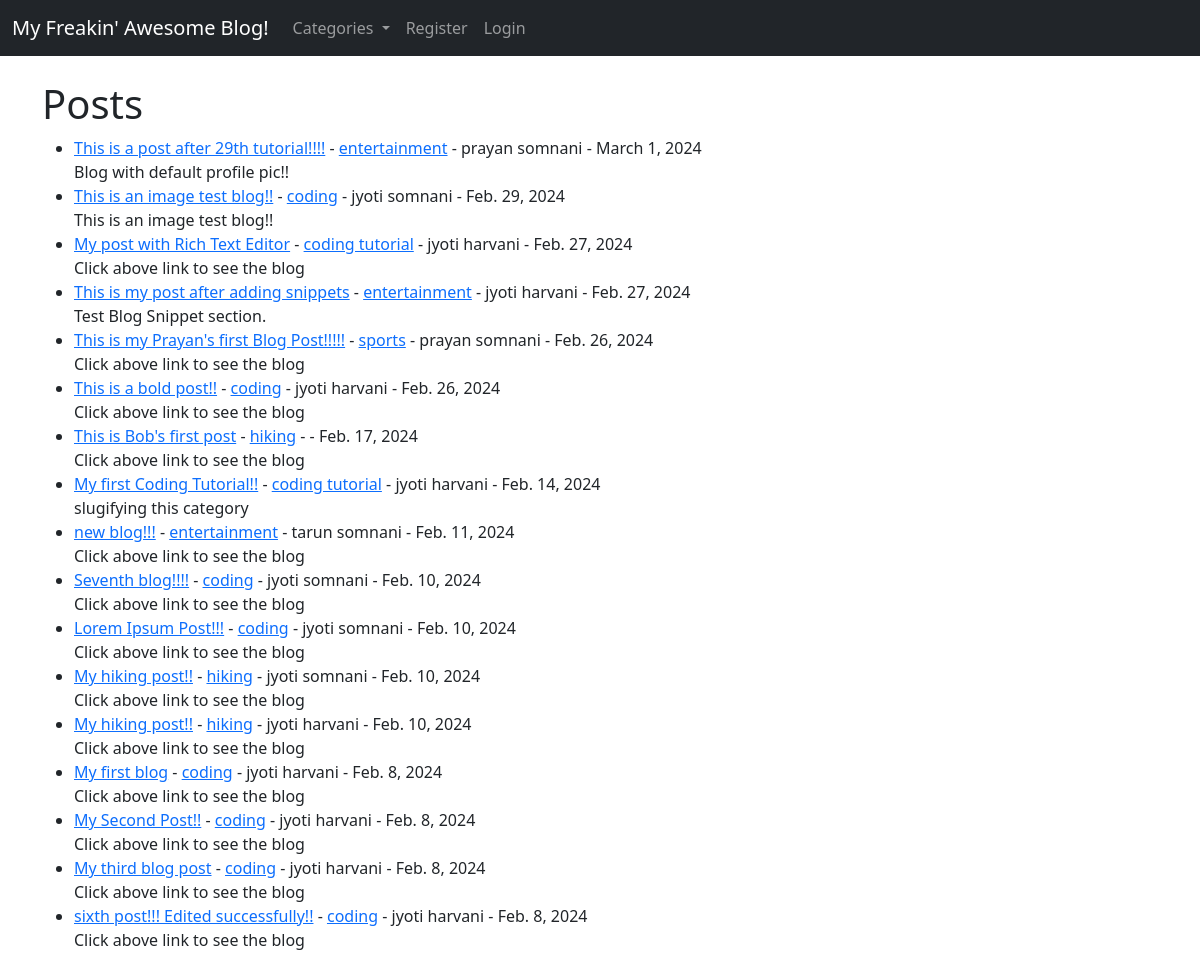
The page / on the database its author committed.
### theblog1/models.py (models this page shows, shortened)
class Post(models.Model):
	title=models.CharField(max_length=255)
	header_image=models.ImageField(null = True, blank = True, upload_to = 'images/')
	title_tag=models.CharField(max_length=255)
	author=models.ForeignKey(User,on_delete=models.CASCADE)
	body=RichTextField(blank = True, null = True)
	post_date=models.DateField(auto_now_add=True)
	category=models.CharField(max_length=255,default='coding')
	likes = models.ManyToManyField(User,related_name='blog_posts')
	snippet=models.CharField(max_length=255,default='Click above link to see the blog')

### theblog1/views.py (the view)
# urls.py: path('',HomeView.as_view(),name='home'),
class HomeView(ListView):
	model = Post
	template_name = 'home.html'
	ordering = ['-post_date']
	def get_context_data(self, *args, **kwargs):
		cat_menu = Category.objects.all().order_by('name')
		context = super(HomeView,self).get_context_data()
		context["cat_menu"] = cat_menu
		return context

### theblog1/models.py (called while the page is built)
	def __str__(self):
		return self.name

### theblog1/templates/home.html (shortened to what this page needs)
{% extends 'base.html' %}
{% block content %}
<h1>Posts</h1>
<ul>
{% for post in object_list %}
	<li><a href="{% url 'article-detail' post.pk %}">
	{{ post.title }}</a> -
	<a href="{% url 'category' post.category|slugify %}">{{ post.category}}</a> -
	{{ post.author.first_name}}
	{{ post.author.last_name}} -
	{{ post.post_date}}
	<br/>
	{{ post.snippet }}
	</li>
{% endfor %}
</ul>
{% endblock %}

### rows shown on the page
Post: title "This is a post after 29th tutorial!!!!", category "entertainment", author.first_name "prayan", author.last_name "somnani", post_date "March 1, 2024", snippet "Blog with default profile pic!!"
Post: title "This is an image test blog!!", category "coding", author.first_name "jyoti", author.last_name "somnani", post_date "Feb. 29, 2024", snippet "This is an image test blog!!"
Post: title "My post with Rich Text Editor", category "coding tutorial", author.first_name "jyoti", author.last_name "harvani", post_date "Feb. 27, 2024", snippet "Click above link to see the blog"
Post: title "This is my post after adding snippets", category "entertainment", author.first_name "jyoti", author.last_name "harvani", post_date "Feb. 27, 2024", snippet "Test Blog Snippet section."
Post: title "This is my Prayan's first Blog Post!!!!!", category "sports", author.first_name "prayan", author.last_name "somnani", post_date "Feb. 26, 2024", snippet "Click above link to see the blog"
Post: title "This is a bold post!!", category "coding", author.first_name "jyoti", author.last_name "harvani", post_date "Feb. 26, 2024", snippet "Click above link to see the blog"
Post: title "This is Bob's first post", category "hiking", post_date "Feb. 17, 2024", snippet "Click above link to see the blog"
Post: title "My first Coding Tutorial!!", category "coding tutorial", author.first_name "jyoti", author.last_name "harvani", post_date "Feb. 14, 2024", snippet "slugifying this category"
Post: title "new blog!!!", category "entertainment", author.first_name "tarun", author.last_name "somnani", post_date "Feb. 11, 2024", snippet "Click above link to see the blog"
Post: title "Seventh blog!!!!", category "coding", author.first_name "jyoti", author.last_name "somnani", post_date "Feb. 10, 2024", snippet "Click above link to see the blog"
Post: title "Lorem Ipsum Post!!!", category "coding", author.first_name "jyoti", author.last_name "somnani", post_date "Feb. 10, 2024", snippet "Click above link to see the blog"
Post: title "My hiking post!!", category "hiking", author.first_name "jyoti", author.last_name "somnani", post_date "Feb. 10, 2024", snippet "Click above link to see the blog"
Post: title "My hiking post!!", category "hiking", author.first_name "jyoti", author.last_name "harvani", post_date "Feb. 10, 2024", snippet "Click above link to see the blog"
Post: title "My first blog", category "coding", author.first_name "jyoti", author.last_name "harvani", post_date "Feb. 8, 2024", snippet "Click above link to see the blog"
Post: title "My Second Post!!", category "coding", author.first_name "jyoti", author.last_name "harvani", post_date "Feb. 8, 2024", snippet "Click above link to see the blog"
Post: title "My third blog post", category "coding", author.first_name "jyoti", author.last_name "harvani", post_date "Feb. 8, 2024", snippet "Click above link to see the blog"
Post: title "sixth post!!! Edited successfully!!", category "coding", author.first_name "jyoti", author.last_name "harvani", post_date "Feb. 8, 2024", snippet "Click above link to see the blog"
